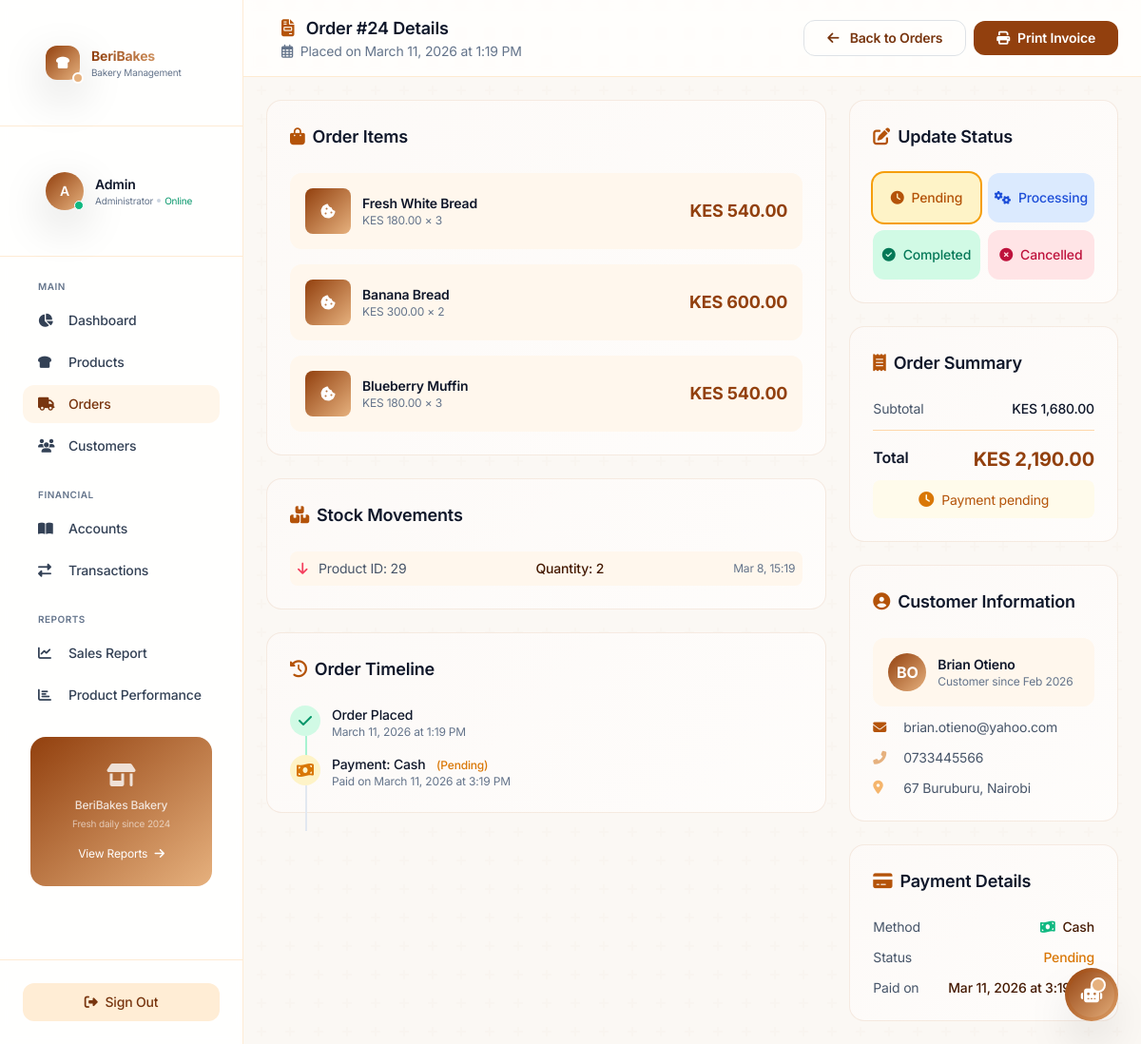
Screenshot of /admin/orders/view.php?id=24 (signed in) with the database file from the repository.
### tables this page shows
CREATE TABLE `orders` (
  `id` int(11) NOT NULL,
  `customer_id` int(11) DEFAULT NULL,
  `total_amount` decimal(10,2) DEFAULT NULL,
  `delivery_address` text DEFAULT NULL,
  `payment_method` enum('cash','mpesa','card') DEFAULT NULL,
  `order_status` enum('pending','processing','completed','cancelled') DEFAULT 'pending',
  `order_date` timestamp NOT NULL DEFAULT current_timestamp()
);

CREATE TABLE `order_items` (
  `id` int(11) NOT NULL,
  `order_id` int(11) DEFAULT NULL,
  `product_id` int(11) DEFAULT NULL,
  `quantity` int(11) DEFAULT NULL,
  `price` decimal(10,2) DEFAULT NULL
);

CREATE TABLE `products` (
  `id` int(11) NOT NULL,
  `product_name` varchar(150) DEFAULT NULL,
  `category_id` int(11) DEFAULT NULL,
  `price` decimal(10,2) DEFAULT NULL,
  `stock` int(11) DEFAULT 0,
  `description` text DEFAULT NULL,
  `image` varchar(255) DEFAULT NULL,
  `created_at` timestamp NOT NULL DEFAULT current_timestamp()
);

CREATE TABLE `stock_movements` (
  `id` int(11) NOT NULL,
  `product_id` int(11) DEFAULT NULL,
  `movement_type` enum('in','out') DEFAULT NULL,
  `quantity` int(11) DEFAULT NULL,
  `reference` varchar(100) DEFAULT NULL,
  `created_at` timestamp NOT NULL DEFAULT current_timestamp()
);

CREATE TABLE `payments` (
  `id` int(11) NOT NULL,
  `order_id` int(11) DEFAULT NULL,
  `payment_method` enum('cash','mpesa','card') DEFAULT NULL,
  `amount` decimal(10,2) DEFAULT NULL,
  `payment_status` enum('pending','paid') DEFAULT 'pending',
  `paid_at` timestamp NOT NULL DEFAULT current_timestamp()
);

CREATE TABLE `customers` (
  `id` int(11) NOT NULL,
  `name` varchar(100) DEFAULT NULL,
  `phone` varchar(50) DEFAULT NULL,
  `email` varchar(100) DEFAULT NULL,
  `created_at` timestamp NOT NULL DEFAULT current_timestamp(),
  `password` varchar(255) DEFAULT NULL
);

### admin/orders/view.php (the view, shortened to what the rows shown need)
<?php
require_once __DIR__ . '/../../config/db.php';
$id = isset($_GET['id']) ? filter_var($_GET['id'], FILTER_SANITIZE_NUMBER_INT) : 0;
$stmt = $pdo->prepare("
    SELECT o.*,
           c.name as customer_name,
           c.phone as customer_phone,
           c.email as customer_email,
           c.created_at as customer_since,
           pay.payment_status,
           pay.paid_at
    FROM orders o
    LEFT JOIN customers c ON o.customer_id = c.id
    LEFT JOIN payments pay ON o.id = pay.order_id
    WHERE o.id = ?
");
$stmt->execute([$id]);
$order = $stmt->fetch();
$stmt = $pdo->prepare("
    SELECT oi.*, p.product_name, p.image
    FROM order_items oi
    JOIN products p ON oi.product_id = p.id
    WHERE oi.order_id = ?
");
$stmt->execute([$id]);
$items = $stmt->fetchAll();
$stmt = $pdo->prepare("
    SELECT * FROM stock_movements
    WHERE reference = ?
    ORDER BY created_at DESC
");
$stmt->execute(["Order #$id"]);
$movements = $stmt->fetchAll();
include '../includes/header.php';
?>
<div class="flex-1 flex flex-col min-h-screen lg:ml-64 m-0 p-0">
    <header class="sticky top-0 z-30 bg-white/80 dark:bg-slate-900/80 backdrop-blur-sm border-b border-primary-200/50 dark:border-primary-800/50">
        <div class="flex items-center justify-between px-6 py-3">
            <div class="flex items-center space-x-4">
                <div>
                    <h1 class="text-lg font-semibold text-slate-900 dark:text-white">
                        <i class="fas fa-file-invoice text-primary-500 mr-2"></i>
                        Order #<?php echo $order['id']; ?> Details
                    </h1>
                    <p class="text-sm text-slate-500 dark:text-slate-400">
                        <i class="far fa-calendar-alt mr-1"></i>
                        Placed on <?php echo date('F j, Y \a\t g:i A', strtotime($order['order_date'])); ?>
                    </p>
                </div>
            </div>
        </div>
    </header>
    <main class="flex-1 p-6 bg-slate-50/50 dark:bg-primary-900/50">
        <div class="grid grid-cols-1 lg:grid-cols-3 gap-6">
            <div class="lg:col-span-2 space-y-6">
                <div class="bg-white dark:bg-slate-800 rounded-2xl p-6 bakery-card">
                    <div class="space-y-4">
                        <?php foreach ($items as $item): ?>
                        <div class="flex items-center justify-between p-3 bg-primary-50 dark:bg-primary-800/30 rounded-xl">
                            <div class="flex items-center space-x-3">
                                <div class="w-12 h-12 bg-gradient-to-br from-primary-600 to-secondary-500 rounded-lg flex items-center justify-center text-white">
                                    <i class="fas fa-<?php echo $item['product_name'] == 'Bread' ? 'bread-slice' : 'cookie-bite'; ?>"></i>
                                </div>
                                <div>
                                    <h4 class="text-sm font-semibold text-slate-900 dark:text-white">
                                        <?php echo htmlspecialchars($item['product_name']); ?>
                                    </h4>
                                    <p class="text-xs text-slate-500">
                                        KES <?php echo number_format($item['price'], 2); ?> × <?php echo $item['quantity']; ?>
                                    </p>
                                </div>
                            </div>
                            <p class="text-lg font-bold text-primary-600">
                                KES <?php echo number_format($item['price'] * $item['quantity'], 2); ?>
                            </p>
                        </div>
                        <?php endforeach; ?>
                    </div>
                </div>
                <?php if (!empty($movements)): ?>
                <div class="bg-white dark:bg-slate-800 rounded-2xl p-6 bakery-card">
                    <div class="space-y-2">
                        <?php foreach ($movements as $movement): ?>
                        <div class="flex items-center justify-between p-2 bg-primary-50 dark:bg-primary-800/30 rounded-lg text-sm">
                            <span class="text-slate-600 dark:text-slate-400">
                                <i class="fas fa-arrow-down text-rose-500 mr-2"></i>
                                Product ID: <?php echo $movement['product_id']; ?>
                            </span>
                            <span class="font-medium">Quantity: <?php echo $movement['quantity']; ?></span>
                            <span class="text-xs text-slate-500"><?php echo date('M j, H:i', strtotime($movement['created_at'])); ?></span>
                        </div>
                        <?php endforeach; ?>
                    </div>
                </div>
                <?php endif; ?>
                <div class="bg-white dark:bg-slate-800 rounded-2xl p-6 bakery-card">
                    <div class="space-y-4">
                        <div class="flex items-start space-x-3">
                            <div>
                                <p class="text-sm font-medium text-slate-900 dark:text-white">Order Placed</p>
                                <p class="text-xs text-slate-500"><?php echo date('F j, Y \a\t g:i A', strtotime($order['order_date'])); ?></p>
                            </div>
                        </div>
                        <div class="flex items-start space-x-3">
                            <div>
                                <p class="text-sm font-medium text-slate-900 dark:text-white">
                                    Payment: <?php echo ucfirst($order['payment_method'] ?? 'Not specified'); ?>
                                    <?php if ($order['payment_status'] == 'paid'): ?>
                                    <span class="ml-2 text-xs text-emerald-600">(Paid)</span>
                                    <?php else: ?>
                                    <span class="ml-2 text-xs text-amber-600">(Pending)</span>
                                    <?php endif; ?>
                                </p>
                                <?php if ($order['paid_at']): ?>
                                <p class="text-xs text-slate-500">Paid on <?php echo date('F j, Y \a\t g:i A', strtotime($order['paid_at'])); ?></p>
                                <?php else: ?>
                                <p class="text-xs text-slate-500">Awaiting payment</p>
                                <?php endif; ?>
                            </div>
                        </div>
                    </div>
                </div>
            </div>
            <div class="space-y-6">
                <div class="bg-white dark:bg-slate-800 rounded-2xl p-6 bakery-card">
                    <div class="space-y-3">
                        <div class="border-t border-primary-200 dark:border-primary-700 pt-3 flex justify-between">
                            <span class="font-semibold text-slate-900 dark:text-white">Total</span>
                            <span class="text-xl font-bold text-primary-600">KES <?php echo number_format($order['total_amount'], 2); ?></span>
                        </div>
                    </div>
                </div>
                <div class="bg-white dark:bg-slate-800 rounded-2xl p-6 bakery-card">
                    <div class="space-y-3">
                        <div class="flex items-center space-x-3 p-3 bg-primary-50 dark:bg-primary-800/30 rounded-xl">
                            <div>
                                <p class="text-sm font-semibold text-slate-900 dark:text-white">
                                    <?php echo htmlspecialchars($order['customer_name'] ?? 'Walk-in Customer'); ?>
                                </p>
                                <p class="text-xs text-slate-500">
                                    <?php echo $order['customer_since'] ? 'Customer since ' . date('M Y', strtotime($order['customer_since'])) : 'Guest checkout'; ?>
                                </p>
                            </div>
                        </div>
                        <?php if ($order['customer_email']): ?>
                        <div class="flex items-center space-x-3 text-sm">
                            <i class="fas fa-envelope text-primary-500 w-5"></i>
                            <span class="text-slate-600 dark:text-slate-400"><?php echo htmlspecialchars($order['customer_email']); ?></span>
                        </div>
                        <?php endif; ?>
                        <?php if ($order['customer_phone']): ?>
                        <div class="flex items-center space-x-3 text-sm">
                            <i class="fas fa-phone-alt text-secondary-500 w-5"></i>
                            <span class="text-slate-600 dark:text-slate-400"><?php echo htmlspecialchars($order['customer_phone']); ?></span>
                        </div>
                        <?php endif; ?>
                        <?php if ($order['delivery_address']): ?>
                        <div class="flex items-start space-x-3 text-sm">
                            <i class="fas fa-map-marker-alt text-accent-500 w-5 mt-0.5"></i>
                            <span class="text-slate-600 dark:text-slate-400"><?php echo nl2br(htmlspecialchars($order['delivery_address'])); ?></span>
                        </div>
                        <?php endif; ?>
                    </div>
                </div>
                <div class="bg-white dark:bg-slate-800 rounded-2xl p-6 bakery-card">
                    <div class="space-y-3">
                        <div class="flex justify-between text-sm">
                            <span class="text-slate-600 dark:text-slate-400">Method</span>
                            <span class="font-medium flex items-center">
                                <i class="fas fa-<?php echo $order['payment_method'] == 'cash' ? 'money-bill-wave' : ($order['payment_method'] == 'mpesa' ? 'mobile-alt' : 'credit-card'); ?> mr-2 text-<?php echo $order['payment_method'] == 'cash' ? 'emerald' : ($order['payment_method'] == 'mpesa' ? 'secondary' : 'blue'); ?>-500"></i>
                                <?php echo ucfirst($order['payment_method'] ?? 'Not specified'); ?>
                            </span>
                        </div>
                        <div class="flex justify-between text-sm">
                            <span class="text-slate-600 dark:text-slate-400">Status</span>
                            <span class="font-medium <?php echo $order['payment_status'] == 'paid' ? 'text-emerald-600' : 'text-amber-600'; ?>">
                                <?php echo ucfirst($order['payment_status'] ?? 'pending'); ?>
                            </span>
                        </div>
                        <?php if ($order['paid_at']): ?>
                        <div class="flex justify-between text-sm">
                            <span class="text-slate-600 dark:text-slate-400">Paid on</span>
                            <span class="font-medium"><?php echo date('M j, Y \a\t g:i A', strtotime($order['paid_at'])); ?></span>
                        </div>
                        <?php endif; ?>
                    </div>
                </div>
            </div>
        </div>
    </main>
</div>
<?php include '../includes/footer.php'; ?>

### rows the page displays
orders: id "24", order_date "March 11, 2026 at 1:19 PM", payment_method "Cash", payments.paid_at "March 11, 2026 at 3:19 PM", total_amount "2,190.00", customer.name "Brian Otieno", customer.created_at "Feb 2026", customer.email "brian.otieno@yahoo.com", customer.phone "0733445566", delivery_address "67 Buruburu, Nairobi", payments.payment_status "Pending", payments.paid_at "Mar 11, 2026 at 3:19 PM"
order_items: product.product_name "Fresh White Bread", price "180.00", quantity "3", $item['price'] * $item['quantity'] "540.00"
order_items: product.product_name "Banana Bread", price "300.00", quantity "2", $item['price'] * $item['quantity'] "600.00"
order_items: product.product_name "Blueberry Muffin", price "180.00", quantity "3", $item['price'] * $item['quantity'] "540.00"
stock_movements: product "29", quantity "2", created_at "Mar 8, 15:19"

### other values shown
substr($initials, 0, 2) "A"
$current_user['name'] "Admin"
$subtotal "1,680.00"
substr($initials, 0, 2) "BO"
